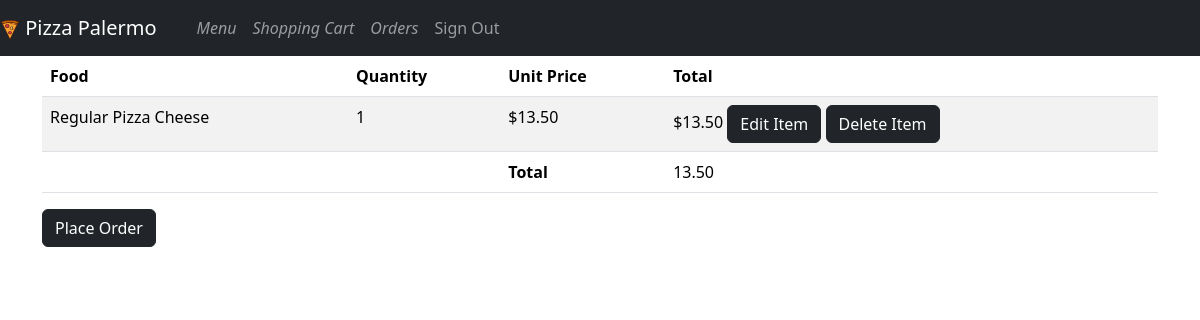
The app's page /cart/ (signed in), older data.
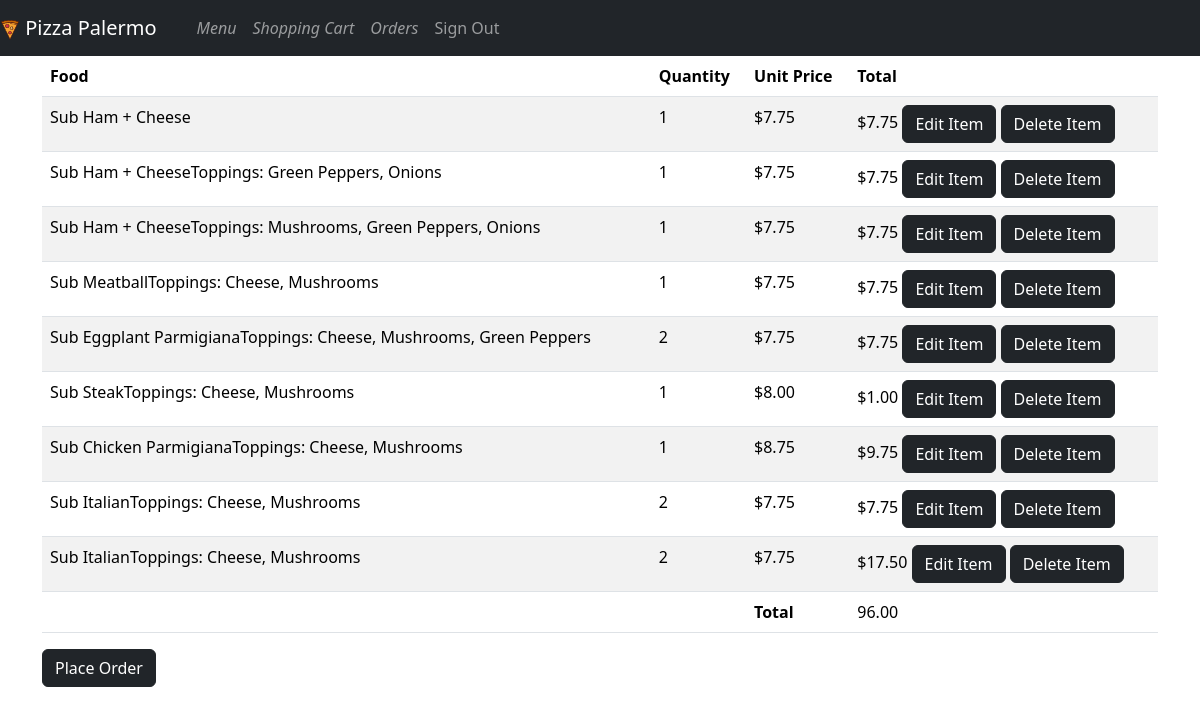
The same page, newer data.
### orders/models.py (models this page shows, shortened)
class Cart(models.Model):
    STATUS=((0,"Open"), (1, "Release"))
    STATUS_OPEN = 0
    INITIAL_QTY = 0
    INITIAL_COST = 0
    order = models.ForeignKey(Order, on_delete=models.CASCADE, blank=True, null=True,
                                 related_name="CartOrder")
    user = models.ForeignKey(User, on_delete=models.CASCADE, related_name="Cart_User")
    menu = models.ForeignKey(Menu, on_delete=models.CASCADE, related_name="Cart_Menu")
    quantity = models.IntegerField(default=INITIAL_QTY)
    status = models.PositiveSmallIntegerField(choices=STATUS, default=STATUS_OPEN)
    sub_total_item = models.DecimalField(max_digits=6, decimal_places=2,
                                        default=INITIAL_COST)
    toppings = models.ManyToManyField(Topping, related_name="CartTopping", blank=True)
    extra = models.ManyToManyField(Extra, related_name="CartExtra", blank=True)

class Menu(models.Model):
    photo = models.ImageField(upload_to='food-img/', default = 'food-img/None/no-img.jpg')
    ingredient = models.CharField(max_length=64, default="")
    price = models.DecimalField(max_digits=6, decimal_places=2)

class Pizza(Menu):
    SIZE = ((0,"Small"), (1,"Large"),)
    MEAL_TYPE = ((0,"Regular Pizza"),(1,"Sicilian Pizza"),)
    AMOUNT_TOPPINGS = ((0,0),(1,1),(2,2),(3,3))
    meal_type = models.PositiveSmallIntegerField(choices=MEAL_TYPE)
    meal_size = models.PositiveSmallIntegerField(choices=SIZE)
    amount_toppings = models.PositiveSmallIntegerField(choices=AMOUNT_TOPPINGS,default=0)

class Order(models.Model):
    STATUS=((0,"Draft, in cart"), (1, "Placed, release by client"),
            (2, "Cooked"), (3, "Deliveried"),
            (4, "Canceled"), (5, "Paid"),)
    STATUS_DRAFT = 0
    order_total = models.DecimalField(default=0, max_digits=6, decimal_places=2)
    order_date = models.DateTimeField(auto_now_add=True, null=True, blank=True)
    status = models.PositiveSmallIntegerField(choices=STATUS, default=STATUS_DRAFT)
    user = models.ForeignKey(User, on_delete=models.SET_NULL,
                            related_name="OrderUser", null=True, blank=True)

class Extra(models.Model):
    extra = models.CharField(max_length=64)
    price = models.DecimalField(max_digits=6, decimal_places=2)

### orders/views.py (the view)
# urls.py: path("cart/", CartView.as_view(), name="cart"),
class CartView(LoginRequiredMixin, ListView):
    template_name = "orders/shopping_cart.html"
    context_object_name = "carts"
    login_url = reverse_lazy("orders:login")
    STATUS_OPEN = 0
    def get_context_data(self, **kwargs):
        context = super().get_context_data(**kwargs)
        try:
            context["total"] = Order.objects.get(Q(user=self.request.user)&
                                                Q(status=self.STATUS_OPEN)
                                                ).order_total
        except Order.DoesNotExist:
            pass
        return context
    def get_queryset(self):
        return Cart.objects.filter(Q(user=self.request.user)&
                    Q(status=self.STATUS_OPEN)).prefetch_related(
                        "menu", "order")

### orders/helpers.py (called while the page is built)
def is_pizza(food):
    try:
        return isinstance(food.pizza,Pizza)
    except Menu.pizza.RelatedObjectDoesNotExist:
        return False

def is_sub(food):
    try:
        return isinstance(food.sub,Sub)
    except Menu.sub.RelatedObjectDoesNotExist:
        return False

### orders/templatetags/orders_extras.py (called while the page is built, shortened)
@register.filter()
def food_desc(item):
    text = ""
    if(is_pizza(item.menu)):
        text += f"{Pizza.MEAL_TYPE[item.menu.pizza.meal_type][1]} {item.menu.ingredient}"
        queryset = item.toppings.all()
        max_top = len(queryset)
        for index, top in enumerate(queryset):
            if index==0:
                text += "Toppings: "
            text += f"{top.topping}"
            if index+1<max_top:
                text += ", "
        return text
    if (is_sub(item.menu)):
        text += f"Sub {item.menu.ingredient}"
        queryset = item.extra.all()
        extras_items = len(queryset)
        for index, top in enumerate(queryset):
            if index==0:
                text += "Toppings: "
            text += f"{top.extra}"
            if index+1<extras_items:
                text += ", "
        return text

### orders/templates/orders/shopping_cart.html (shortened to what this page needs)
{% extends "orders/base.html" %}
{% block body %}
{% load orders_extras %}
{% include "orders/item_carts.html" with carts=carts editable=True total=total%}
{% if carts%}
<form action="{% url 'orders:updateinvoices' pk=carts.0.order.id%}" method="post">
  <button type="submit" name="btn" value="your_value" class="btn btn-dark">Place Order</button>
</form>
{% endif%}
<br />
{% endblock %}

### orders/templates/orders/base.html (shortened to what this page needs)
<!DOCTYPE html>
<html lang="en">
{% load static %}
{% load bootstrap5 %}
{% bootstrap_css %}
    <head>
    </head>
    <body>
    <header>
      {% include "orders/navigation.html"%}
    </header>
    <div role="main" class="container d-block mx-auto">
        {% block body %}
        {% endblock %}
    </div>
  </body>
</html>

### orders/templates/orders/navigation.html (shortened to what this page needs)
{% load static %}
<nav class="navbar navbar-expand navbar-dark bg-dark static-top">
<div class="navbar-brand">
  <img src="{% static 'pizza/img/favicon.svg'%}" width="20px" alt="pizza">
  <a class="navbar-brand mr-1" href="{% url 'orders:index' %}"> Pizza Palermo </a>
</div>
<ul class="navbar-nav ml-auto ml-0 ml-md-3">
  <li class="nav-item">
    <a href="{% url 'orders:index' %}" class="nav-link">
      <i class="fa fa-list"> Menu </i>
    </a>
  </li>
  <li class="nav-item">
    <a href="{% url 'orders:cart' %}" class="nav-link">
      <i class="fas fa-cart-plus"> Shopping Cart </i>
    </a>
  </li>
  <li class="nav-item">
    <a href="{% url 'orders:invoices' %}" class="nav-link">
      <i class="fa fa-file-invoice-dollar"> Orders </i>
    </a>
  </li>
</ul>
  <ul class="navbar-nav ml-auto mr-0 mr-md-3 my-2 my-md-0">
    {% if request.user.is_authenticated %}
    <li class="nav-item">
      <a class="nav-link" href="{% url 'orders:logout' %}">
        Sign Out
      </a>
    </li>
    {% endif %}
  </ul>
</nav>

### orders/templates/orders/item_carts.html
{% load orders_extras %}
<table class="table table-striped">
    <thead>
      <tr>
        <th> Food </th>
        <th> Quantity </th>
        <th> Unit Price </th>
        <th> Total </th>
      </tr>
    </thead>
    <tbody>
    {% for item in carts %}
      <tr>
        <td>
          {{ item|food_desc }}
        </td>
        <td> {{item.quantity}}</td>
        <td> ${{item.menu.price}}</td>
        <td> ${{item.sub_total_item}}
          {% if editable %}
          <a href="{% url 'orders:updatecart' pk=item.id%}" role="button" class="btn btn-dark"> Edit Item</a>
          <a href="{% url 'orders:deletecart' pk=item.id%}" role="button" class="btn btn-dark"> Delete Item</a>
          {% endif %}
        </td>
      </tr>
    {% endfor %}
    </tbody>
    {%if total%}
    <tfoot>
      <tr>
        <td></td>
        <td></td>
        <td>
          <span style="font-weight:bold;">Total </span>
        </td>
        <td>{{total}}</td>
      </tr>
    </tfoot>
    {% endif %}
    </table>

Row changes from the older to the newer data that the page shows:
removed Cart: menu+id "Regular Pizza Cheese", quantity "1", menu.price "13.50", sub_total_item "13.50"
added Cart: menu+id "Sub Ham + Cheese", quantity "1", menu.price "7.75", sub_total_item "7.75"
added Cart: menu+id "Sub Ham + CheeseToppings: Green Peppers, Onions", quantity "1", menu.price "7.75", sub_total_item "7.75"
added Cart: menu+id "Sub Ham + CheeseToppings: Mushrooms, Green Peppers, Onions", quantity "1", menu.price "7.75", sub_total_item "7.75"
added Cart: menu+id "Sub MeatballToppings: Cheese, Mushrooms", quantity "1", menu.price "7.75", sub_total_item "7.75"
added Cart: menu+id "Sub Eggplant ParmigianaToppings: Cheese, Mushrooms, Green Peppers", quantity "2", menu.price "7.75", sub_total_item "7.75"
added Cart: menu+id "Sub SteakToppings: Cheese, Mushrooms", quantity "1", menu.price "8.00", sub_total_item "1.00"
added Cart: menu+id "Sub Chicken ParmigianaToppings: Cheese, Mushrooms", quantity "1", menu.price "8.75", sub_total_item "9.75"
added Cart: menu+id "Sub ItalianToppings: Cheese, Mushrooms", quantity "2", menu.price "7.75", sub_total_item "7.75"
added Cart: menu+id "Sub ItalianToppings: Cheese, Mushrooms", quantity "2", menu.price "7.75", sub_total_item "17.50"
changed Order: order_total "13.50" → "96.00"
